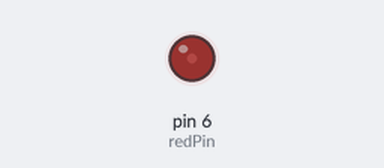
A sketch run on a simulated Arduino Uno, built with avr-gcc and run on an emulated ATmega328P. Parts: output pins drawn as LEDs (lit = HIGH).

Above: at 0.05 s.
At 1.6 s:
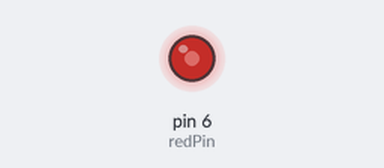
At 2.8 s:
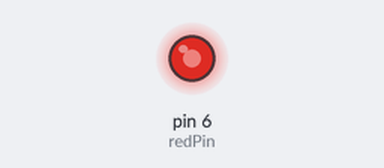
At 4.0 s:
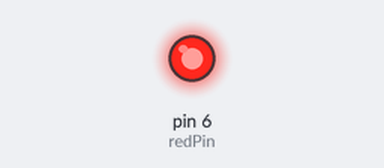
Timing chart, 0 to 6.2 s (numbered marks = the images above):
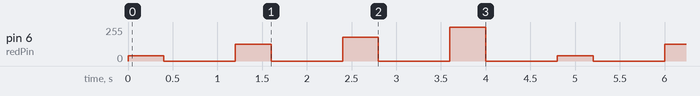

Measured:
- by itself, pin 6 (redPin): repeats every 4.8 s: 0/255 0.80 s, 125/255 0.40 s, 0/255 0.80 s, 180/255 0.40 s, 0/255 0.80 s, 255/255 0.40 s, 0/255 0.80 s, 40/255 0.40 s

The sketch:

sketch_analog_brightness.ino
```cpp
int redPin=6;
int fullbright=255;
int bright=180;
int halfbright=125;
int dim=40;
int off=0;
int delayT=800;
int onTime=400;
void setup() {
  // put your setup code here, to run once:
pinMode(redPin, OUTPUT);
}

void loop() {
  // put your main code here, to run repeatedly:
analogWrite(redPin, dim);
delay(onTime);
analogWrite(redPin, off);
delay(delayT);

analogWrite(redPin, halfbright);
delay(onTime);
analogWrite(redPin, off);
delay(delayT);

analogWrite(redPin, bright);
delay(onTime);
analogWrite(redPin, off);
delay(delayT);

analogWrite(redPin, fullbright);
delay(onTime);
analogWrite(redPin, off);
delay(delayT);

}
```
